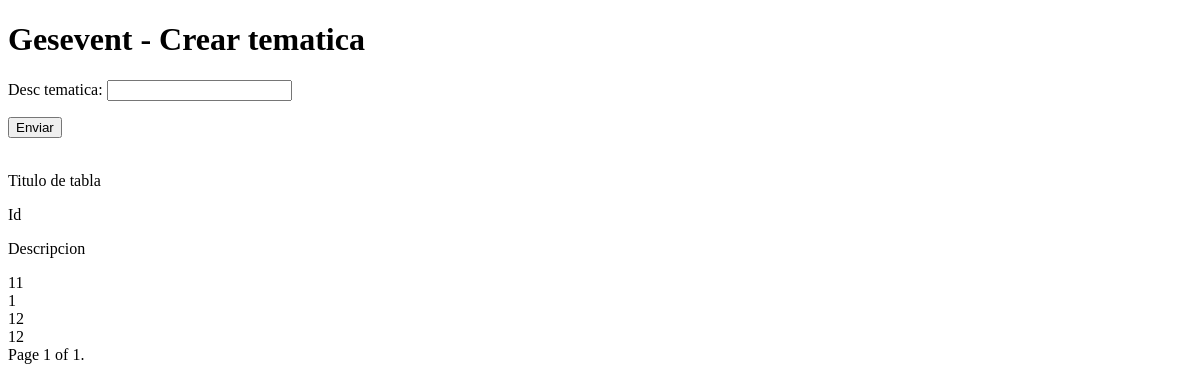
Before: /gesevent/tematica/crear/?pagina=2 with the older database file.
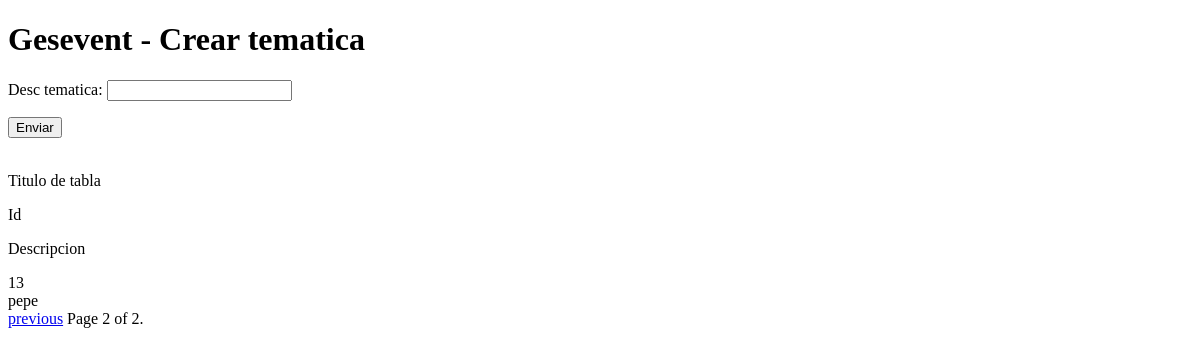
After: the same page with the newer database file.
### gesevent/models.py (models this page shows)
class Tematica(models.Model):
    desc_tematica = models.CharField(max_length=500)

### gesevent/views.py (the view)
# urls.py: url(r'^gesevent/tematica/crear/$', 'gesevent.views.tematica_crear',
def tematica_crear(request):
    if request.method == 'POST':
        form = TematicaForm(request.POST)
        if form.is_valid():
            form.save()
            return redirect('tematica_crear')
    else:
        form = TematicaForm()
        tematica_res = Tematica.objects.all()
        paginator = Paginator(tematica_res, 2)
        pagina = request.GET.get('pagina')
        try:
            tematica_res_pag = paginator.page(pagina)
        except PageNotAnInteger:
            tematica_res_pag = paginator.page(1)
        except EmptyPage:
            tematica_res_pag = paginator.page(paginator.num_pages)
    return render_to_response('gesevent/tematica_crear.html',
                              {'form': form, 'tematica_res': tematica_res_pag},
                              context_instance=RequestContext(request))

### gesevent/form.py
class TematicaForm(forms.ModelForm):
    class Meta:
        model = Tematica
        fields = '__all__'

### gesevent/templates/gesevent/tematica_crear.html (shortened to what this page needs)
{% extends "base.html" %}
{% block title %}Crear tematica{% endblock %}
{% block content %}
  <form action="" method="post">{% csrf_token %}
    <div id="form">
        {{ form.as_p }}
        <input type="submit" value="Enviar"/>
    </div>
    <br/>
    <div id="tematica_results" class="result">
        <div class="table">
            <div class="title">
                <p>Titulo de tabla</p>
            </div>
            <div class="header">
                <div class="cell">
                    <p>Id</p>
                </div>
                <div class="cell">
                    <p>Descripcion</p>
                </div>
            </div>
            <div class="row">
                {% for res in tematica_res %}
                    <div class="cell">
                        {{ res.id }}
                    </div>
                    <div class="cell">
                        {{ res.desc_tematica }}
                    </div>
                {% endfor %}
            </div>
            <div class="pagination">
              <span class="step-links">
                  {% if tematica_res.has_previous %}
                      <a href="?pagina={{ tematica_res.previous_page_number }}">previous</a>
                  {% endif %}
                  <span class="current">
                      Page {{ tematica_res.number }} of {{ tematica_res.paginator.num_pages }}.
                  </span>
              </span>
          </div>
        </div>
    </div>
  </form>
{% endblock %}

Changed rows visible on the page:
no longer on this page (row unchanged): Tematica: id "11", desc_tematica "1"
no longer on this page (row unchanged): Tematica: id "12", desc_tematica "12"
added Tematica: id "13", desc_tematica "pepe"
Other visible differences:
{{ tematica_res.number }}: "1" → "2"
{{ tematica_res.paginator.num_pages }}: "1" → "2"
text now shown: "previous"
